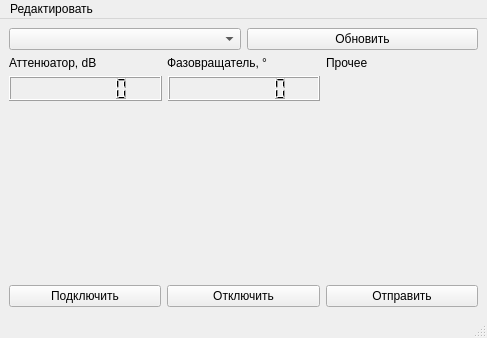
<?xml version="1.0" encoding="UTF-8"?>
<ui version="4.0">
 <class>MainW</class>
 <widget class="QMainWindow" name="MainW">
  <property name="geometry">
   <rect>
    <x>0</x>
    <y>0</y>
    <width>487</width>
    <height>338</height>
   </rect>
  </property>
  <property name="windowTitle">
   <string>Управлеине регистром</string>
  </property>
  <widget class="QWidget" name="centralwidget">
   <layout class="QGridLayout" name="gridLayout_4">
    <item row="1" column="0">
     <widget class="QLabel" name="label_2">
      <property name="text">
       <string>Аттенюатор, dB</string>
      </property>
     </widget>
    </item>
    <item row="1" column="1">
     <widget class="QLabel" name="label_7">
      <property name="text">
       <string>Фазовращатель, °</string>
      </property>
     </widget>
    </item>
    <item row="2" column="0">
     <layout class="QVBoxLayout" name="verticalLayoutAtt_2"/>
    </item>
    <item row="1" column="2">
     <widget class="QLabel" name="label_8">
      <property name="text">
       <string>Прочее</string>
      </property>
     </widget>
    </item>
    <item row="2" column="2">
     <layout class="QVBoxLayout" name="verticalLayoutOther_2"/>
    </item>
    <item row="2" column="1">
     <layout class="QVBoxLayout" name="verticalLayoutFv_2"/>
    </item>
    <item row="4" column="0">
     <spacer name="verticalSpacer">
      <property name="orientation">
       <enum>Qt::Vertical</enum>
      </property>
      <property name="sizeHint" stdset="0">
       <size>
        <width>20</width>
        <height>40</height>
       </size>
      </property>
     </spacer>
    </item>
    <item row="5" column="1">
     <widget class="QPushButton" name="disconnectButton">
      <property name="text">
       <string>Отключить</string>
      </property>
     </widget>
    </item>
    <item row="5" column="0">
     <widget class="QPushButton" name="connectButton">
      <property name="text">
       <string>Подключить</string>
      </property>
     </widget>
    </item>
    <item row="0" column="0" colspan="3">
     <layout class="QGridLayout" name="gridLayout_6">
      <item row="0" column="0">
       <widget class="QComboBox" name="comboBoxToolList_2">
        <property name="minimumSize">
         <size>
          <width>0</width>
          <height>0</height>
         </size>
        </property>
        <property name="layoutDirection">
         <enum>Qt::LeftToRight</enum>
        </property>
        <property name="insertPolicy">
         <enum>QComboBox::InsertAtBottom</enum>
        </property>
       </widget>
      </item>
      <item row="0" column="1">
       <widget class="QPushButton" name="pushButtonRefresh_2">
        <property name="minimumSize">
         <size>
          <width>0</width>
          <height>0</height>
         </size>
        </property>
        <property name="text">
         <string>Обновить</string>
        </property>
       </widget>
      </item>
     </layout>
    </item>
    <item row="3" column="0" colspan="2">
     <layout class="QGridLayout" name="gridLayout_8">
      <item row="0" column="0">
       <widget class="QLCDNumber" name="lcdNumber">
        <property name="minimumSize">
         <size>
          <width>0</width>
          <height>25</height>
         </size>
        </property>
        <property name="maximumSize">
         <size>
          <width>16777215</width>
          <height>30</height>
         </size>
        </property>
        <property name="sizeIncrement">
         <size>
          <width>0</width>
          <height>30</height>
         </size>
        </property>
        <property name="smallDecimalPoint">
         <bool>false</bool>
        </property>
        <property name="digitCount">
         <number>7</number>
        </property>
        <property name="value" stdset="0">
         <double>0.000000000000000</double>
        </property>
       </widget>
      </item>
      <item row="0" column="1">
       <widget class="QLCDNumber" name="lcdNumber_2">
        <property name="minimumSize">
         <size>
          <width>0</width>
          <height>25</height>
         </size>
        </property>
        <property name="maximumSize">
         <size>
          <width>16777215</width>
          <height>30</height>
         </size>
        </property>
        <property name="sizeIncrement">
         <size>
          <width>0</width>
          <height>30</height>
         </size>
        </property>
        <property name="digitCount">
         <number>7</number>
        </property>
       </widget>
      </item>
     </layout>
    </item>
    <item row="5" column="2">
     <widget class="QPushButton" name="sendButton">
      <property name="text">
       <string>Отправить</string>
      </property>
     </widget>
    </item>
   </layout>
  </widget>
  <widget class="QStatusBar" name="statusbar"/>
  <widget class="QMenuBar" name="menubar">
   <property name="geometry">
    <rect>
     <x>0</x>
     <y>0</y>
     <width>487</width>
     <height>21</height>
    </rect>
   </property>
   <widget class="QMenu" name="menu">
    <property name="title">
     <string>Редактировать</string>
    </property>
    <addaction name="actionTools"/>
    <addaction name="actionConfig"/>
    <addaction name="actionSets"/>
    <addaction name="separator"/>
    <addaction name="actionMode"/>
   </widget>
   <addaction name="menu"/>
  </widget>
  <action name="actionTools">
   <property name="text">
    <string>Устройства</string>
   </property>
  </action>
  <action name="actionConfig">
   <property name="text">
    <string>Конфигурация порта</string>
   </property>
  </action>
  <action name="actionClear">
   <property name="text">
    <string>Очистить монитор</string>
   </property>
  </action>
  <action name="actionSets">
   <property name="text">
    <string>Наборы параметров устройтств</string>
   </property>
  </action>
  <action name="actionMode">
   <property name="text">
    <string>Режим</string>
   </property>
  </action>
 </widget>
 <resources/>
 <connections/>
</ui>
